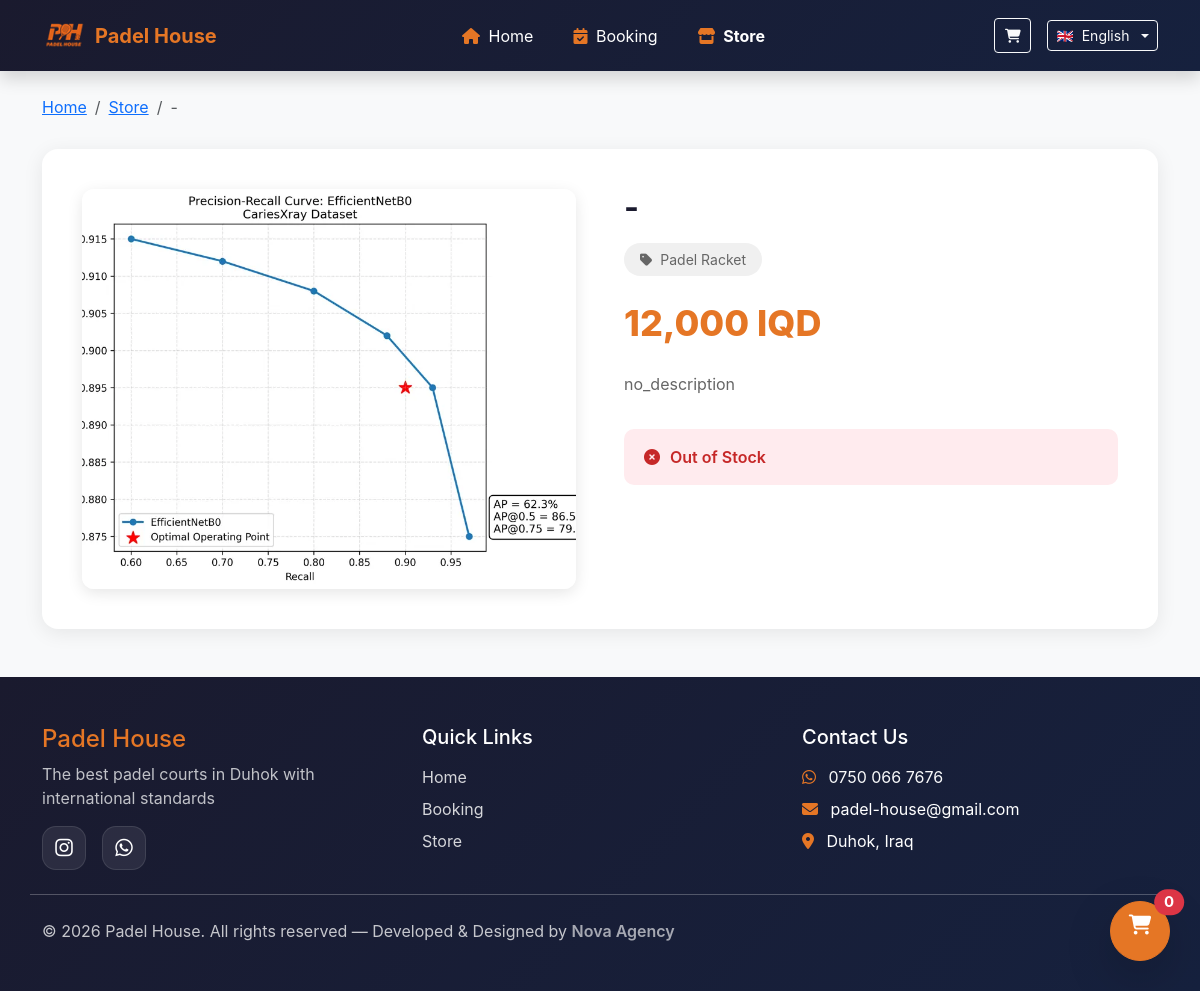
Page /store/product/1 on the committed database.
### app/models/settings.py (models this page shows, shortened)
class Settings(db.Model):
    __tablename__ = 'settings'
    id = db.Column(db.Integer, primary_key=True)
    opening_hour = db.Column(db.Integer, default=12)
    closing_hour = db.Column(db.Integer, default=4)
    price_per_hour = db.Column(db.Integer, default=40000)
    discount_percentage = db.Column(db.Integer, default=25)
    discount_amount = db.Column(db.Integer, default=10000)
    discount_start_hour = db.Column(db.Integer, default=12)
    discount_end_hour = db.Column(db.Integer, default=16)
    site_name = db.Column(db.String(100), default='Padel House')
    phone = db.Column(db.String(20))
    email = db.Column(db.String(100))
    address = db.Column(db.Text)
    facebook_url = db.Column(db.String(200))
    instagram_url = db.Column(db.String(200))
    twitter_url = db.Column(db.String(200))
    created_at = db.Column(db.DateTime, default=datetime.utcnow)
    updated_at = db.Column(db.DateTime, default=datetime.utcnow, onupdate=datetime.utcnow)

### app/models/product.py (models this page shows, shortened)
class Product(db.Model):
    __tablename__ = 'product'
    id = db.Column(db.Integer, primary_key=True)
    name_ku = db.Column(db.String(100), nullable=False)
    name_ar = db.Column(db.String(100))
    name_en = db.Column(db.String(100))
    description_ku = db.Column(db.Text)
    description_ar = db.Column(db.Text)
    description_en = db.Column(db.Text)
    category_id = db.Column(db.Integer, db.ForeignKey('category.id'))
    price = db.Column(db.Integer, nullable=False)
    stock = db.Column(db.Integer, default=0)
    image = db.Column(db.String(200))
    is_active = db.Column(db.Boolean, default=True)
    show_in_website = db.Column(db.Boolean, default=True)
    show_in_pos = db.Column(db.Boolean, default=True)
    barcode = db.Column(db.String(50), unique=True, nullable=True)
    created_at = db.Column(db.DateTime, default=datetime.now)
    category = db.relationship('Category', back_populates='products')
    def get_name(self, lang='ku'):
        names = {
            'ku': self.name_ku,
            'ar': self.name_ar or self.name_ku,
            'en': self.name_en or self.name_ku
        }
        return names.get(lang, self.name_ku)
    def get_description(self, lang='ku'):
        descriptions = {
            'ku': self.description_ku,
            'ar': self.description_ar or self.description_ku,
            'en': self.description_en or self.description_ku
        }
        return descriptions.get(lang, self.description_ku)

### app/models/category.py (models this page shows, shortened)
class Category(db.Model):
    __tablename__ = 'category'
    id = db.Column(db.Integer, primary_key=True)
    name_ku = db.Column(db.String(100), nullable=False)
    name_ar = db.Column(db.String(100))
    name_en = db.Column(db.String(100))
    description_ku = db.Column(db.Text)
    description_ar = db.Column(db.Text)
    description_en = db.Column(db.Text)
    is_active = db.Column(db.Boolean, default=True)
    show_on_website = db.Column(db.Boolean, default=True, nullable=False)
    show_on_pos = db.Column(db.Boolean, default=True, nullable=False)
    created_at = db.Column(db.DateTime, default=datetime.utcnow)
    products = db.relationship('Product', back_populates='category', lazy=True)
    def get_name(self, lang='ku'):
        names = {
            'ku': self.name_ku,
            'ar': self.name_ar or self.name_ku,
            'en': self.name_en or self.name_ku
        }
        return names.get(lang, self.name_ku)

### app/routes/store.py (the view)
@store_bp.route('/product/<int:product_id>')
def product_detail(product_id):
    product = Product.query.get_or_404(product_id)
    if not product.is_active or not product.show_in_website:
        abort(404)
    related_products = Product.query.filter(
        Product.category_id == product.category_id,
        Product.id != product.id,
        Product.is_active == True,
        Product.show_in_website == True
    ).limit(4).all()
    return render_template(
        'store/product_detail.html',
        product=product,
        related_products=related_products
    )

### app/routes/admin.py (called while the page is built)
@admin_bp.app_context_processor
def inject_pending_count():
    if current_user.is_authenticated:
        pending_bookings_count = Booking.query.filter_by(status='pending').count()
        return {'pending_bookings_count': pending_bookings_count}
    return {'pending_bookings_count': 0}

@admin_bp.app_context_processor
def inject_pending_orders_count():
    if current_user.is_authenticated:
        pending_orders_count = Order.query.filter_by(status='pending').count()
        return {'pending_orders_count': pending_orders_count}
    return {'pending_orders_count': 0}

### app/translations.py (called while the page is built)
def get_translation(key, lang='en'):
    return TRANSLATIONS.get(lang, {}).get(key, key)

### app/templates/store/product_detail.html (shortened to what this page needs)
{% extends 'base.html' %}
{% block content %}
<div class="container">
    <nav aria-label="breadcrumb" class="mt-4">
        <ol class="breadcrumb">
            <li class="breadcrumb-item"><a href="{{ url_for('main.index') }}">{{ t('home') }}</a></li>
            <li class="breadcrumb-item"><a href="{{ url_for('store.products') }}">{{ t('store') }}</a></li>
            <li class="breadcrumb-item active">{{ product.get_name(current_lang) }}</li>
        </ol>
    </nav>
    <div class="product-detail-container">
        <div class="row g-5">
            <div class="col-lg-6">
                {% if product.image %}
                <img src="{{ url_for('static', filename='images/products/' + product.image) }}"
                     class="product-image-main"
                     alt="{{ product.get_name(current_lang) }}">
                {% else %}
                <div class="product-image-main d-flex align-items-center justify-content-center bg-light">
                    <i class="fas fa-box fa-5x text-secondary"></i>
                </div>
                {% endif %}
            </div>
            <div class="col-lg-6">
                <h1 class="product-title">{{ product.get_name(current_lang) }}</h1>
                {% if product.category %}
                <span class="product-category">
                    <i class="fas fa-tag me-2"></i>{{ product.category.get_name(current_lang) }}
                </span>
                {% endif %}
                <div class="product-price">
                    {{ "{:,.0f}".format(product.price) }} {{ t('iqd') }}
                </div>
                <p class="product-description">
                    {{ product.get_description(current_lang) or t('no_description') }}
                </p>
                {% if product.stock <= 0 %}
                <div class="stock-info out-of-stock">
                    <i class="fas fa-times-circle"></i>
                    <span>{% if current_lang == 'ku' %}نەماوە{% elif current_lang == 'ar' %}نفذ من المخزون{% else %}Out of Stock{% endif %}</span>
                </div>
                {% elif product.stock < 5 %}
                <div class="stock-info low-stock">
                    <i class="fas fa-exclamation-triangle"></i>
                    <span>{% if current_lang == 'ku' %}تەنها {{ product.stock }} دانە ماوە{% elif current_lang == 'ar' %}باقي {{ product.stock }} فقط{% else %}Only {{ product.stock }} left{% endif %}</span>
                </div>
                {% else %}
                <div class="stock-info in-stock">
                    <i class="fas fa-check-circle"></i>
                    <span>{% if current_lang == 'ku' %}بەردەستە{% elif current_lang == 'ar' %}متوفر{% else %}In Stock{% endif %}</span>
                </div>
                {% endif %}
            </div>
        </div>
    </div>
</div>
<a href="{{ url_for('store.cart') }}" class="btn btn-warning btn-lg rounded-circle position-fixed shadow-lg"
   style="bottom: 30px; {% if is_rtl %}left{% else %}right{% endif %}: 30px; width: 60px; height: 60px; z-index: 1000;">
    <i class="fas fa-shopping-cart"></i>
    <span id="cart-count" class="position-absolute top-0 start-100 translate-middle badge rounded-pill bg-danger">
        0
    </span>
</a>
{% endblock %}

### app/templates/base.html (shortened to what this page needs)
<!DOCTYPE html>
<html lang="{{ current_lang }}" dir="{{ 'rtl' if is_rtl else 'ltr' }}">
<head>
  {% if is_rtl %}
    <link href="https://cdn.jsdelivr.net/npm/bootstrap@5.3.2/dist/css/bootstrap.rtl.min.css" rel="stylesheet">
  {% else %}
    <link href="https://cdn.jsdelivr.net/npm/bootstrap@5.3.2/dist/css/bootstrap.min.css" rel="stylesheet">
  {% endif %}
  <link rel="stylesheet"
        href="https://cdnjs.cloudflare.com/ajax/libs/font-awesome/6.5.1/css/all.min.css"
/>
</head>
<body>
  {% include "navbar.html" %}
  <main>
    {% block content %}{% endblock %}
  </main>
  <footer class="py-5 mt-5">
    <div class="container">
      <div class="row g-4">
        <div class="col-lg-4">
          <h4 style="color: var(--primary-color);">{{ t('site_name') }}</h4>
          <p class="text-light opacity-75">{{ t('best_courts') }}</p>
          <div class="d-flex gap-3 mt-3 footer-social">
            <a href="https://www.instagram.com/padelhouse.iq?igsh=ZWdobmt0NGpjNzFw" class="text-white fs-5" aria-label="Instagram"><i class="fab fa-instagram"></i></a>
            <a href="https://wa.me/9647500667676" class="text-white fs-5" aria-label="WhatsApp"><i class="fab fa-whatsapp"></i></a>
          </div>
        </div>
        <div class="col-lg-4">
          <h5 class="mb-3">{{ t('quick_links') }}</h5>
          <ul class="list-unstyled">
            <li class="mb-2"><a href="{{ url_for('main.index') }}">{{ t('home') }}</a></li>
            <li class="mb-2"><a href="{{ url_for('booking.booking_page') }}">{{ t('booking') }}</a></li>
            <li class="mb-2"><a href="{{ url_for('store.products') }}">{{ t('store') }}</a></li>
          </ul>
        </div>
        <div class="col-lg-4">
  <h5 class="mb-3">{{ t('contact_us') }}</h5>
  <ul class="list-unstyled">
    {% if settings %}
      <li class="mb-2">
        <i class="fab fa-whatsapp me-2" style="color: var(--primary-color);"></i>
        <a href="https://wa.me/750667676" class="text-decoration-none text-light">
          0750 066 7676
        </a>
      </li>
      <li class="mb-2">
        <i class="fas fa-envelope me-2" style="color: var(--primary-color);"></i>
        {{ settings.email }}
      </li>
      <li class="mb-2">
        <i class="fas fa-map-marker-alt me-2" style="color: var(--primary-color);"></i>
        {{ settings.address }}
      </li>
    {% endif %}
  </ul>
</div>
      <hr class="my-4 opacity-25">
      <div class="row">
        <div class="col-12">
          <p class="mb-0 opacity-75">
            &copy; 2026 {{ t('site_name') }}. {{ t('all_rights') }} —
            Developed & Designed by
            <a href="https://metinmeki.github.io/Nova-Soft-team/" target="_blank" class="text-decoration-none fw-semibold">
              Nova Agency
            </a>
          </p>
        </div>
      </div>
    </div>
    </div>
  </footer>
</body>
</html>

### app/templates/navbar.html (shortened to what this page needs)
<nav class="navbar navbar-expand-lg sticky-top shadow"
     style="background: linear-gradient(135deg, #1a1a2e 0%, #16213e 100%);">
  <div class="container">
    <a class="navbar-brand d-flex align-items-center" href="{{ url_for('main.index') }}">
      <img src="{{ url_for('static', filename='images/logo_navbar.png') }}"
           alt="Padel House" height="45" class="me-2" onerror="this.style.display='none'">
      <span class="fw-bold" style="color:#E57625;">{{ t('site_name') }}</span>
    </a>
    <div class="collapse navbar-collapse" id="navbarNav">
      <ul class="navbar-nav mx-auto mb-2 mb-lg-0 gap-2">
        <li class="nav-item">
          <a class="nav-link px-3 text-white {% if request.endpoint == 'main.index' %}active fw-bold{% endif %}"
             href="{{ url_for('main.index') }}">
            <i class="fas fa-home me-1" style="color:#E57625;"></i> {{ t('home') }}
          </a>
        </li>
        <li class="nav-item">
          <a class="nav-link px-3 text-white {% if 'booking' in request.endpoint|default('', true) %}active fw-bold{% endif %}"
             href="{{ url_for('booking.booking_page') }}">
            <i class="fas fa-calendar-check me-1" style="color:#E57625;"></i> {{ t('booking') }}
          </a>
        </li>
        <li class="nav-item">
          <a class="nav-link px-3 text-white {% if 'store' in request.endpoint|default('', true) %}active fw-bold{% endif %}"
             href="{{ url_for('store.products') }}">
            <i class="fas fa-store me-1" style="color:#E57625;"></i> {{ t('store') }}
          </a>
        </li>
      </ul>
      <div class="d-flex align-items-center gap-3">
        <button class="btn btn-outline-light btn-sm position-relative cart-btn"
                type="button"
                data-bs-toggle="offcanvas"
                data-bs-target="#cartOffcanvas"
                aria-controls="cartOffcanvas">
          <i class="fas fa-shopping-cart"></i>
        </button>
        <div class="dropdown">
          <button class="btn btn-outline-light btn-sm dropdown-toggle d-flex align-items-center gap-2"
                  type="button"
                  id="languageDropdown"
                  data-bs-toggle="dropdown"
                  aria-expanded="false">
            <span>{{ language_flags[current_lang] }}</span>
            <span>{{ language_names[current_lang] }}</span>
          </button>
        </div>
  </div>
</nav>

### app/templates/store/product_detail.html (style rules this page uses)
.product-detail-container { background: white; border-radius: 16px; box-shadow: 0 4px 20px rgba(0,0,0,0.08); padding: 40px; margin-top: 30px; }
.product-image-main { width: 100%; height: 400px; object-fit: cover; border-radius: 12px; box-shadow: 0 4px 15px rgba(0,0,0,0.1); }
.product-title { font-size: 32px; font-weight: 700; color: #1a1a2e; margin-bottom: 16px; }
.product-category { display: inline-block; background: #f0f0f0; color: #666; padding: 6px 16px; border-radius: 20px; font-size: 14px; margin-bottom: 20px; }
.product-price { font-size: 36px; font-weight: 800; color: #E57625; margin-bottom: 20px; }
.product-description { color: #666; line-height: 1.8; font-size: 16px; margin-bottom: 30px; }
.stock-info { display: flex; align-items: center; gap: 10px; margin-bottom: 30px; padding: 16px 20px; background: #f8f9fa; border-radius: 10px; font-weight: 600; }
.stock-info.out-of-stock { background: #ffebee; color: #c62828; }

### app/templates/navbar.html (style rules this page uses)
.cart-btn { padding:.4rem .6rem;transition:all .25s ease; }

### rows in the picture
Settings: site_name "Padel House", email "padel-house@gmail.com", address "Duhok, Iraq"
Product: get_name "-", image (picture), price "12,000", get_description "no_description"
Category: category.get_name "Padel Racket"

### other values in the picture
{{ t('home') }} "Home"
{{ t('booking') }} "Booking"
{{ t('store') }} "Store"
{{ language_flags[current_lang] }} "🇬🇧"
{{ language_names[current_lang] }} "English"
{{ t('iqd') }} "IQD"
{{ t('best_courts') }} "The best padel courts in Duhok with international standards"
{{ t('quick_links') }} "Quick Links"
{{ t('contact_us') }} "Contact Us"
{{ t('all_rights') }} "All rights reserved"
